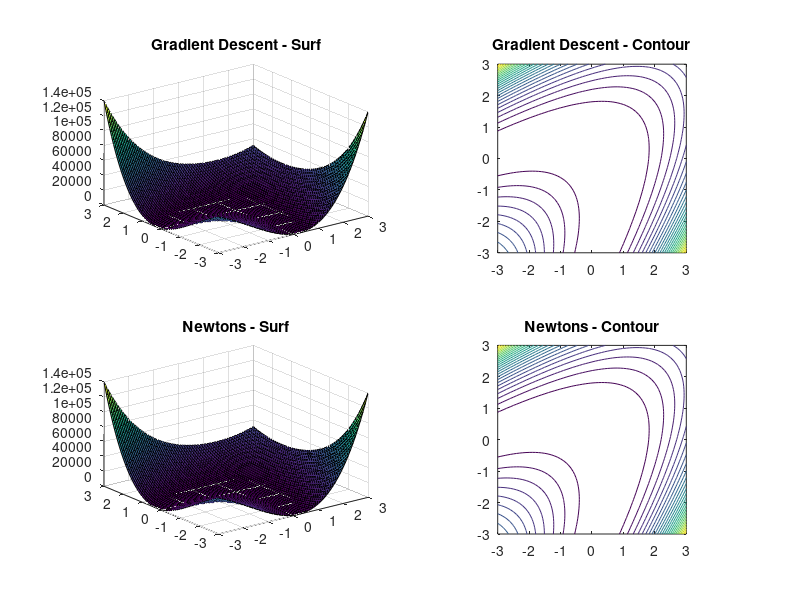

MATLAB code for this plot: (Note: this script raises an error after producing the figure.)
%% Optimization Assignment 1
% Instructions are to find the minima of 
% $$f(y_{1},y_{2}) = 121(2-y_{1}^{2}-y_{2}^{2}-3y_{1}-3y_{2} + 2y_1y_{2} )^{2} + (y_{1}-y_{2})^{2} $$

%% Populating Function
clc;
zmwidth=2;          % Zoom width

% f = @Ackley;
f = @(x) 121*(2 - x(1)^2 - x(2)^2 - 3*x(1) - 3*x(2) + 2*x(1)*x(2))^2 + (x(1)-x(2))^2;
x = -3:0.1:3;
y = x;
z = zeros(length(x));
for i=1:length(x)
    for j=1:length(y), 
        z(i,j)=f([x(i) y(j)]); 
    end
end

%% Visualize Function 
h1 = figure('Position',[314 27 1113 744]);
subplot(2,2,1); surf(x,y,z); title('Gradient Descent - Surf');  hold on
subplot(2,2,2); contour(x,y,z,25); title('Gradient Descent - Contour'); axis equal; hold on


subplot(2,2,3); surf(x,y,z); title('Newtons - Surf'); hold on
subplot(2,2,4); contour(x,y,z,25); title('Newtons - Contour'); axis equal; hold on
%% Gradient Descent
% Performing gradient descent
alpha  = 0.0001;         % Gradient Descent learn rate
delta  = 0.001;          % Gradient step size, dt
niter  = 100;             % Number of Iterations 
tol    = 1e-6;           % Tolerance on gradient
abstol = 1e-6;           % Tolerance on function Value

s     = [1.3 1.5];      % Initialization
i=0; absnorm=inf; gnorm=inf;
while (i<=niter && gnorm>tol && absnorm>abstol)
    grad = gradAnon(s,delta,f);
    s0 = s;
    s  = s - alpha*grad;
    
    gnorm   = norm(gradAnon(s,delta,f));
    absnorm = norm(s-s0);
    
    subplot(2,2,1);
    plot3(s(1),s(2),f(s),'ro--','MarkerFaceColor','r','MarkerEdgeColor','w');
    
    subplot(2,2,2);
    plot([s0(1) s(1)],[s0(2) s(2)],'ro--','MarkerEdgeColor','k','MarkerFaceColor','r', 'MarkerSize',10);
    zm = [s-zmwidth;s+zmwidth]; xlim(zm(:,1)); ylim(zm(:,2));
    
    pause(0.25);
    i=i+1;
end
display(sprintf('Gradient Descent run for %d iterations',niter));
display(sprintf('GD minimum is %.5f at x=%.2f and y=%.2f',f(s),s(1),s(2)));

%% Newton's Method
% Use Newton's method on function
niter = 50;
delta = 0.001;

s = [1.3 1.5];

i=0; absnorm=inf; gnorm=inf;
while (i<niter && gnorm>tol && absnorm>abstol)
    s0 = s;
    hess = hessAnon(s,delta,f);
    grad = gradAnon(s,delta,f);    
    s = s - (hess\grad')';
    
    absnorm = norm(s-s0);
    gnorm   = norm(grad);

    subplot(2,2,3);
    plot3(s(1),s(2),f(s),'go--','MarkerEdgeColor','w','MarkerFaceColor','g');

    subplot(2,2,4);
    plot([s0(1) s(1)],[s0(2) s(2)],'go--','MarkerEdgeColor','k','MarkerFaceColor','g','MarkerSize',10);
    zm = [s-zmwidth;s+zmwidth]; xlim(zm(:,1)); ylim(zm(:,2));
    pause(0.25);
end

display(sprintf('Newtons Method run for %d iterations',niter));
display(sprintf('NM minimum is %.5f at x=%.2f and y=%.2f',f(s),s(1),s(2)));




